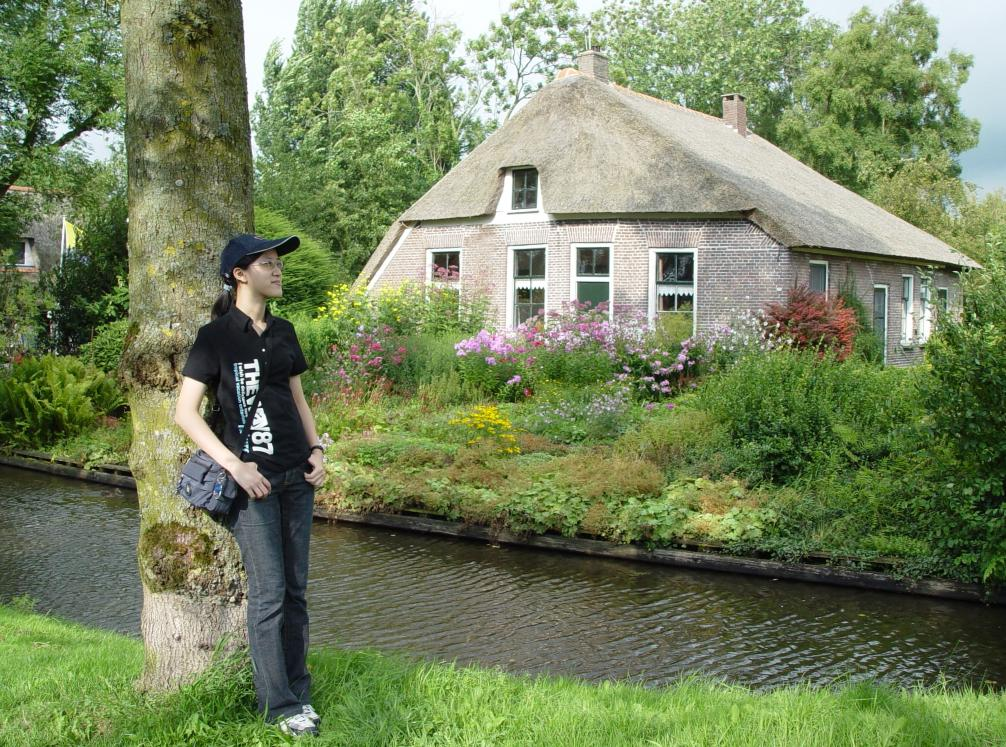
%> input picture GCut_example/outdoor_small.jpg, 1006 x 747 px
$ octave --eval "result = getDescriptors('../../GCut_example/outdoor_small.jpg');"   (GNU Octave 9; MATLAB toolbox functions it lacks are replaced by stand-ins)
%> lines starting %> are read from the running program, lines starting %| are printed output that depends on the picture
### ssim/ssimDescriptor.m
function [resp,drawCoords,salientCoords,uniformCoords]=ssimDescriptor(img,parms,allXCoords,allYCoords)

  %img=TXTreadimg(imgName,parms);

  [resp,drawCoords,salientCoords,uniformCoords]= ...
  calcFresps(img,parms.size,parms.coRelWindowRadius,allXCoords,allYCoords,parms.numRadiiIntervals, ...
                 parms.numThetaIntervals,parms.varNoise,parms.autoVarRadius,parms.saliencyThresh,parms.nChannels);

end


function [ssimMaps,dCoords,sCoords,uCoords]=calcFresps(img,patchSize,coRelWindowRadius,allXCoords,allYCoords, ...
          numRadiiIntervals, numThetaIntervals,varNoise,autoVarRadius,saliencyThresh,nChannels)

if mod(patchSize,2) ~= 1
    fprintf('patchSize was %d. Must be an odd integer.\n',patchSize);
    return
end

NUMradius=(patchSize-1)/2; % Note: patchSize should be odd only
NUMpixels=patchSize*patchSize;

% -- Find all the image patches -----
[NUMrows,NUMcols]=size(img(:,:,1));
[colinds,rowinds]=meshgrid(1:NUMcols,1:NUMrows);
rowinds=rowinds(NUMradius+1:NUMrows-NUMradius,NUMradius+1:NUMcols-NUMradius);
colinds=colinds(NUMradius+1:NUMrows-NUMradius,NUMradius+1:NUMcols-NUMradius);
NUMvalid=numel(rowinds);
rowinds=reshape(rowinds,1,NUMvalid); % Row coordinates for extracting patches
colinds=reshape(colinds,1,NUMvalid); % Col coordinates for extracting patches

rexpand=repmat([-NUMradius:NUMradius]',patchSize,1);
cexpand=reshape(repmat([-NUMradius:NUMradius],patchSize,1),NUMpixels,1);
if (NUMvalid>0),
  rowinds=repmat(rowinds,NUMpixels,1)+repmat(rexpand,1,NUMvalid);
  colinds=repmat(colinds,NUMpixels,1)+repmat(cexpand,1,NUMvalid);
  inds=sub2ind([NUMrows NUMcols],rowinds,colinds);
  clear rowinds colinds; % saving memory
  if nChannels==3,
    ch=img(:,:,1);
    imgpatches(:,:,1)=ch(inds);
    ch=img(:,:,2);
    imgpatches(:,:,2)=ch(inds);
    ch=img(:,:,3);
    imgpatches(:,:,3)=ch(inds);
  else
    imgpatches(:,:)=img(inds);
  end;
  clear inds; % saving memory
else
  imgpatches=[];
end;

counter=1;


simMapParams=makeSimMapParams(coRelWindowRadius,NUMrows,NUMradius,autoVarRadius,numRadiiIntervals, ...
                              numThetaIntervals,varNoise);

% [8 lines of commented-out code are left out]

simMapParams.interiorH=uint32(simMapParams.interiorH);
simMapParams.coRelCircleOffsets=int32(simMapParams.coRelCircleOffsets);
simMapParams.numRadiiIntervals=uint32(simMapParams.numRadiiIntervals);
simMapParams.numThetaIntervals=uint32(simMapParams.numThetaIntervals);
simMapParams.autoVarianceIndices=uint32(simMapParams.autoVarianceIndices-1); % Making it 0 indexed
for i=1:length(simMapParams.binIndices)
  simMapParams.binIndices{i}=uint32(simMapParams.binIndices{i}-1); %Making it 0 indexed
end

ssimMaps=mexFindSimMaps(uint32(allXCoords-1-NUMradius),uint32(allYCoords-1-NUMradius),imgpatches,simMapParams, ...
                        uint32(nChannels));
allCoords(1,:)=allXCoords;allCoords(2,:)=allYCoords;
clear allXCoords allYCoords;
[indsSalient,indsUniform,indsOkay,ssimMaps]=pruneAndScaleMaps(ssimMaps,saliencyThresh); % TO BE COMPLETED
dCoords=allCoords(:,indsOkay);
sCoords=allCoords(:,indsSalient);
uCoords=allCoords(:,indsUniform);
%ssimMaps=ssimMaps(:,indsOkay);

end

% [45 lines left out: functions pruneAndScaleMaps, findSimMap, not called in this run]

function parms=makeSimMapParams(coRelWindowRadius,imgHeight,patchRad,autoVarRadius,numRadiiIntervals,numThetaIntervals ...
                                ,noiseVariance)

  if (autoVarRadius>coRelWindowRadius)
    fprintf('Incorrect data, autoVarRadius cant be greater than coRelWindowRadius\n');keyboard;return;
  end

  parms.interiorH=imgHeight-2*patchRad;
  parms.numPixels=(2*patchRad+1)*(2*patchRad+1);
  parms.varNoise=noiseVariance;
  parms.numThetaIntervals=numThetaIntervals;
  parms.numRadiiIntervals=numRadiiIntervals;
  [xGrid,yGrid]=meshgrid([-coRelWindowRadius:1:coRelWindowRadius],[coRelWindowRadius:-1:-coRelWindowRadius]);
  circleMask=((xGrid.*xGrid+yGrid.*yGrid)<=coRelWindowRadius*coRelWindowRadius);
  circleMask(coRelWindowRadius+1,coRelWindowRadius+1)=0;
  autoVarMask=((xGrid.*xGrid+yGrid.*yGrid)<=autoVarRadius*autoVarRadius);
  autoVarMask(coRelWindowRadius+1,coRelWindowRadius+1)=0; % No need to calc at the pixel location itself
  circleMask=circleMask+autoVarMask;

  radii=xGrid.*xGrid+yGrid.*yGrid;
  thetas=zeros(size(circleMask));
  for x=1:(2*coRelWindowRadius+1)
    for y=1:(2*coRelWindowRadius+1)
      xC=xGrid(x,y);yC=yGrid(x,y);
      xQuad=(xC>=0);yQuad=(yC>=0);
      quad=xQuad*2+yQuad;
      switch quad
        case 0
          if(xC==0), thetas(x,y)=pi;
          else thetas(x,y)=1.5*pi-atan(yC/xC);
          end;
        case 1
          if(xC==0), thetas(x,y)=0;
          else thetas(x,y)=1.5*pi-atan(yC/xC);
          end;
        case 2
          if(xC==0), thetas(x,y)=pi;
          else thetas(x,y)=0.5*pi-atan(yC/xC);
          end;
        case 3
          if(xC==0), thetas(x,y)=0;
          else thetas(x,y)=0.5*pi-atan(yC/xC);
          end;
      end
    end
  end

  thetaInterval=2*pi/numThetaIntervals;
  thetaIndexes=floor(thetas/thetaInterval); % 0 indexed
  radiiInterval=log(1+coRelWindowRadius)/numRadiiIntervals;
  radiiQuants = zeros(1,numRadiiIntervals);
  for i=1 : numRadiiIntervals-1
    radiiQuants(i)=exp(i*radiiInterval)-1;
  end
  radiiQuants(numRadiiIntervals)=coRelWindowRadius;
  radiiQuants=radiiQuants.*radiiQuants; % Using squares of the radii for comparison
  radiiIndexes=zeros(size(circleMask));
  for i=1:length(radiiQuants)
    radiiIndexes=radiiIndexes+(radii<=radiiQuants(i));
  end
  radiiIndexes=radiiIndexes-1; % To make it 0 indexed, Dont worry about pixels which are outside the circle, they will be
                               % pruned anyway

  binIndexes=thetaIndexes*length(radiiQuants)+radiiIndexes;

  xGrid=xGrid(:);yGrid=yGrid(:);circleMask=circleMask(:);binIndexes=binIndexes(:);
  interiorIndices=find(circleMask);
  xGrid=xGrid(interiorIndices);yGrid=yGrid(interiorIndices);binIndexes=binIndexes(interiorIndices);
  circleMask=circleMask(interiorIndices);
  parms.coRelCircleOffsets=(xGrid*parms.interiorH+yGrid)';
  parms.autoVarianceIndices=find(circleMask==2);

  totalBins=numRadiiIntervals*numThetaIntervals;
  for i= 1 : totalBins
    parms.binIndices{i}=find(binIndexes==(i-1));
  end


end

### workInProgress/SelfSim_sketch/getDescriptors.m

function retSet = getDescriptors(strPath, pyramidLevels, selectPatch)
%> called with strPath = '../../GCut_example/outdoor_small.jpg'

% Get descriptors for a series of images, with a specified number of
% pyramidLevels. If only a path is given, use only one pyramidLevel.

% Return: an object holding
%    resp: the response matrix
%    drawCoords: the coordinates of each feature
%    salientCoords: the location of coordinates where no feature was found
%        due to salience.
%    uniformCoords: the location of coordinates where no feature was
%        returned due to uniformity.

if nargin == 1
   pyramidLevels = 1;
end

img = imread(strPath);
%> img is the input picture: size 747x1006x3 uint8; mean R, G, B 116.8, 130.9, 92.5

if nargin == 3 && selectPatch
   figure(999), imagesc(img);
   cb = round(ginput(2));
   img= img(cb(1,2):cb(2,2), cb(1,1):cb(2,1));
end

img = double(img);
%> img: size 747x1006x3 double

retSet = cell(pyramidLevels,1);
retSet{1} = descriptorSet(img);
% [10 lines not run here, left out]
function response = descriptorSet(img)
    parms.size=5;
    parms.coRelWindowRadius=10;
    parms.numRadiiIntervals=4;
    parms.numThetaIntervals=20;
    parms.varNoise=25*3*36;
    parms.autoVarRadius=1;
    parms.saliencyThresh=0.1; % I usually disable saliency checking
    parms.nChannels=size(img,3);

    radius=(parms.size-1)/2; % the radius of the patch
    marg=radius+parms.coRelWindowRadius;

    % Compute descriptor at every 5 pixels seperation in both X and Y directions
    [allXCoords,allYCoords]=meshgrid(marg+1:5:size(img,2)-marg, marg+1:5:size(img,1)-marg);

    allXCoords=allXCoords(:)';
    allYCoords=allYCoords(:)';

    fprintf('Computing self similarity descriptors\n');
    [resp,drawCoords,salientCoords,uniformCoords]=ssimDescriptor(img, parms ,allXCoords ,allYCoords);
%> in calcFresps, `[NUMrows,NUMcols]=size(img(:,:,1));`: NUMrows = 747; NUMcols = 1006
%> in calcFresps, `rowinds=rowinds(NUMradius+1:NUMrows-NUMradius,NUMradius+1:NUMcols-NUMr..`:
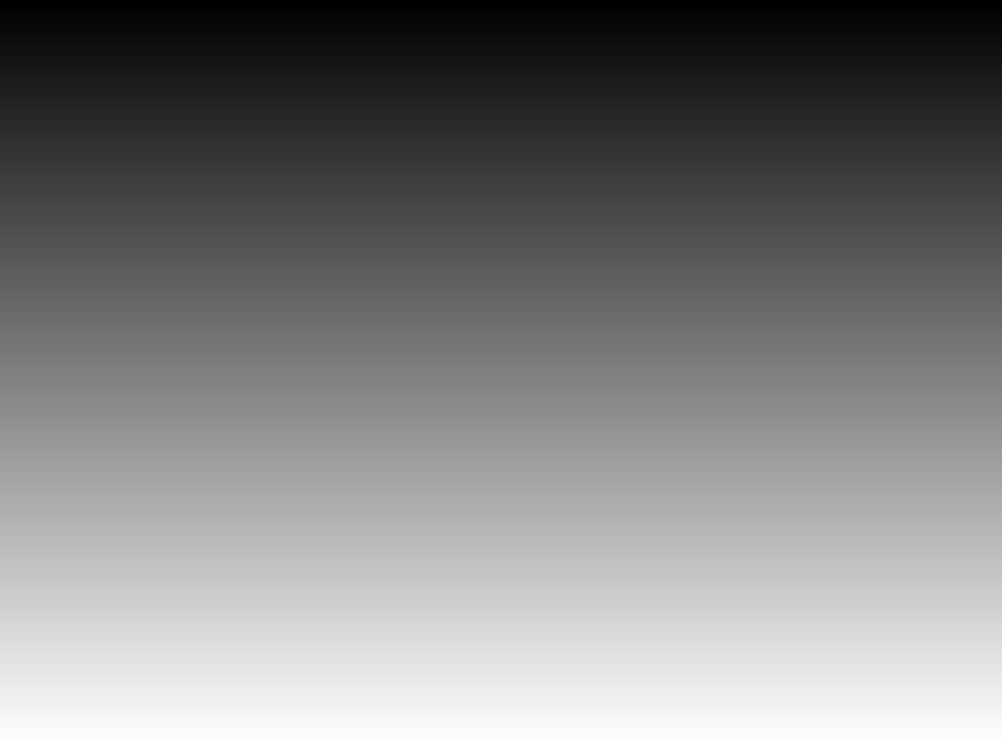
%> rowinds: size 743x1002 double; min 3, max 745, mean 374; drawn with min black and max white
%> in calcFresps, `colinds=colinds(NUMradius+1:NUMrows-NUMradius,NUMradius+1:NUMcols-NUMr..`:
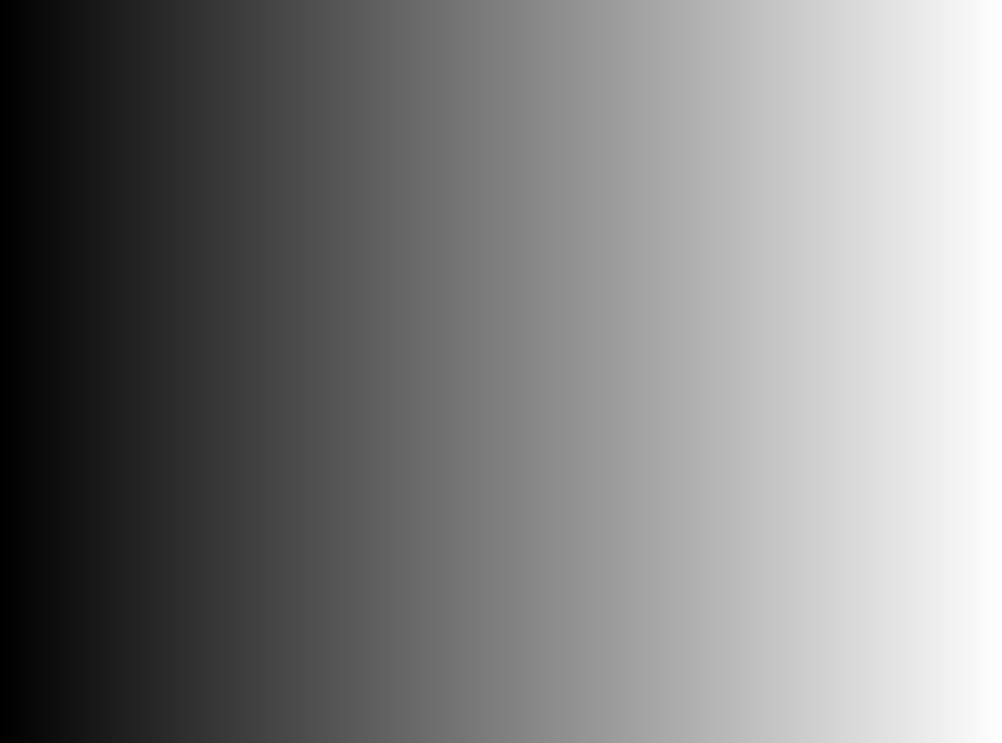
%> colinds: size 743x1002 double; min 3, max 1004, mean 503.5; drawn with min black and max white
%> in calcFresps, `ch=img(:,:,1);`:
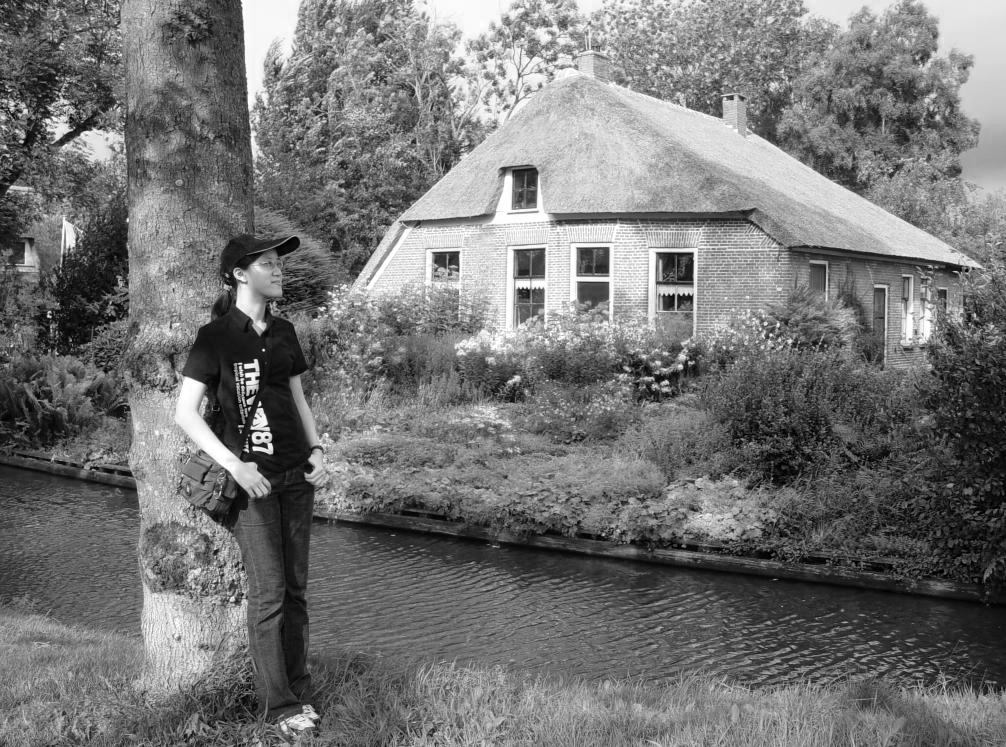
%> ch: size 747x1006 double; min 0, max 255, mean 116.8
%> in calcFresps, `ch=img(:,:,2);`:
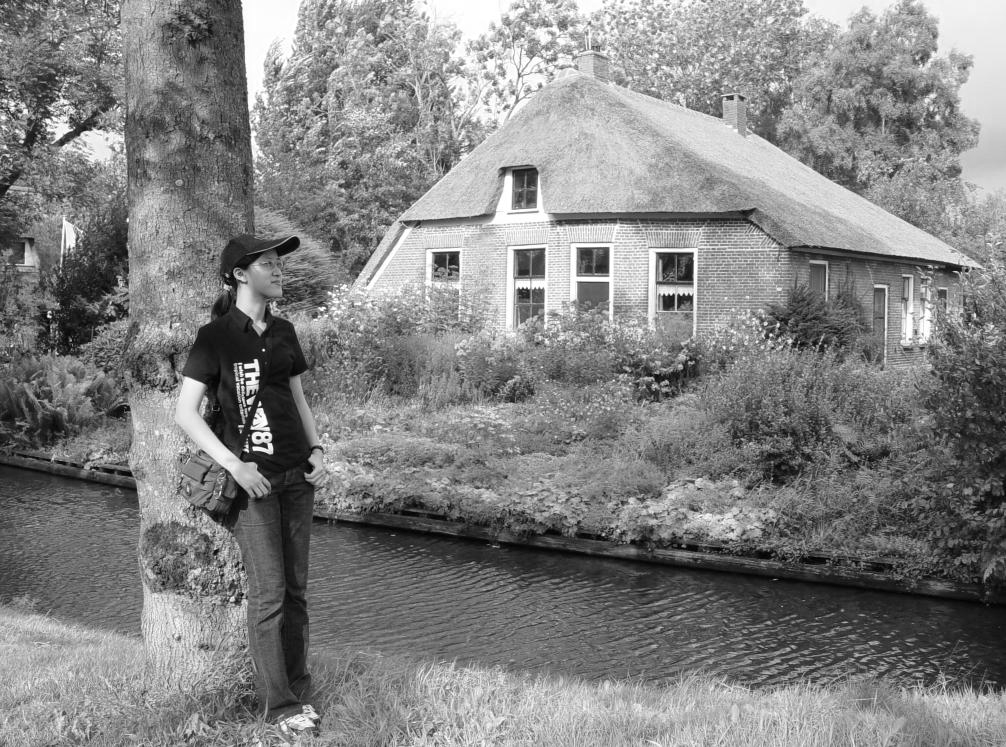
%> ch: size 747x1006 double; min 0, max 255, mean 130.9
%> in calcFresps, `ch=img(:,:,3);`:
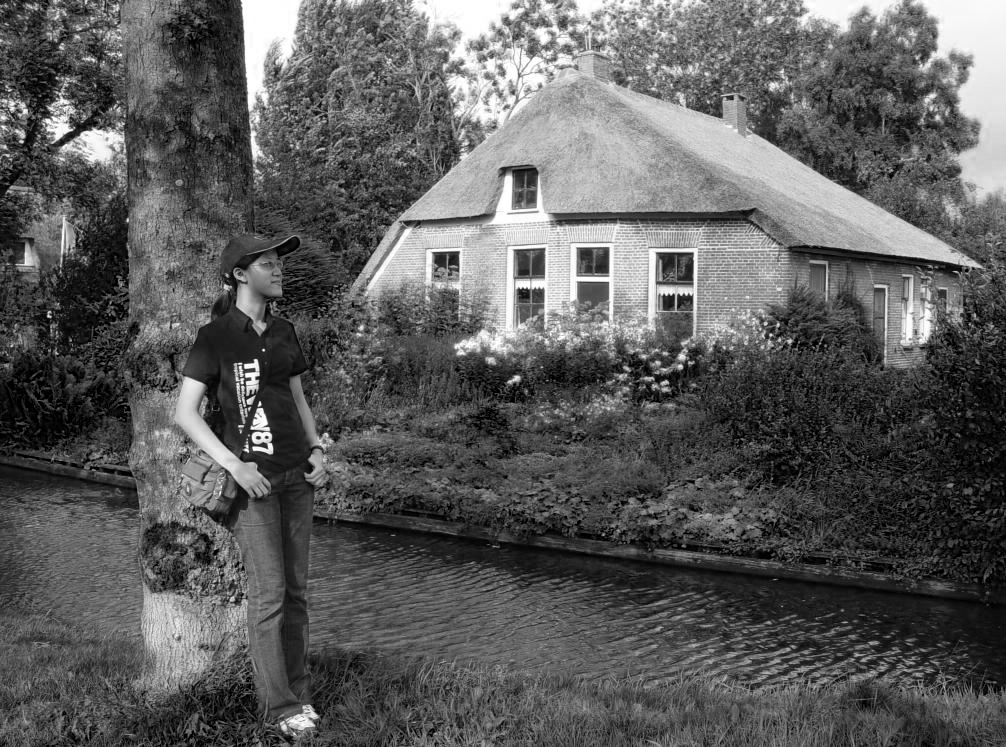
%> ch: size 747x1006 double; min 0, max 255, mean 92.5
%> in makeSimMapParams, `parms.interiorH=imgHeight-2*patchRad;`: parms.interiorH = 743
%> in makeSimMapParams, `parms.coRelCircleOffsets=(xGrid*parms.interiorH+yGrid)';`: parms.coRelCircleOffsets = 316 values, max 7430 at index 316, min -7430 at index 1, mean 0
%> in calcFresps, `simMapParams.interiorH=uint32(simMapParams.interiorH);`: simMapParams.interiorH = 743
%> in calcFresps, `simMapParams.coRelCircleOffsets=int32(simMapParams.coRelCircleOffsets);`: simMapParams.coRelCircleOffsets has the same summary as parms.coRelCircleOffsets in makeSimMapParams
%> in calcFresps, `simMapParams.numRadiiIntervals=uint32(simMapParams.numRadiiIntervals);`: simMapParams.numRadiiIntervals = 4
%> in calcFresps, `simMapParams.numThetaIntervals=uint32(simMapParams.numThetaIntervals);`: simMapParams.numThetaIntervals = 20
%> in calcFresps, `simMapParams.autoVarianceIndices=uint32(simMapParams.autoVarianceIndic..`: simMapParams.autoVarianceIndices = [138; 157; 158; 177]
%> the loop in calcFresps, `for i=1:length(simMapParams.binIndices)` made 80 passes
%> the run ends on the next line
    fprintf('Descriptor computation done\n');

    response.resp = resp;
    response.salientCoords = salientCoords;
    response.drawCoords = drawCoords;
    response.uniformCoords = uniformCoords;
    response.params = parms;
    response.imgSize = size(img);
end
